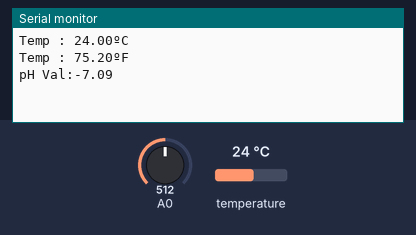
The sketch below on a simulated Arduino Uno, built with avr-gcc and run on an emulated ATmega328P. On the bench: the last lines printed to the serial monitor. Inputs (shaded band) come from the test bench; at power-on: temperature 24 °C, A0 = 512.

Above: at 1.5 s.
1.6 s: temperature set to 12 °C
3.1 s: A0 set to 716
4.6 s: temperature set to 19 °C
At 5.08 s:
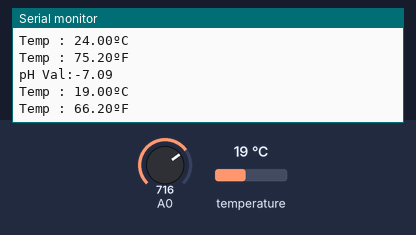
6.1 s: A0 set to 900
At 6.8 s:
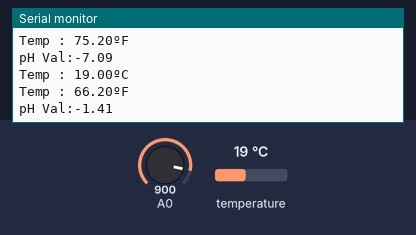

The sketch:

coral.ino
```cpp
#include <OneWire.h>
#include <DallasTemperature.h>

// GPIO where the DS18B20 is connected to
const int oneWireBus = 4;

// Setup a oneWire instance to communicate with any OneWire devices
OneWire oneWire(oneWireBus);

// Pass our oneWire reference to Dallas Temperature sensor
DallasTemperature sensors(&oneWire);


//pH Variables..............
float calibration_value = 21.34;
int phval = 0;
unsigned long int avgval;
int buffer_arr[10], temp;
//..........................
void setup() {
  // Start the Serial Monitor
  Serial.begin(115200);
  // Start the DS18B20 sensor
  sensors.begin();
}

void loop() {
  tempMeasure();
  pHMeasure();
  delay(3000);
}

void tempMeasure() {
  sensors.requestTemperatures(); //initialize request
  float temperatureC = sensors.getTempCByIndex(0);//This Function can mesure Celcius
  float temperatureF = sensors.getTempFByIndex(0);//This Function can mesure Faranhitee
  Serial.print("Temp : ");
  Serial.print(temperatureC);
  Serial.println("ºC");
  Serial.print("Temp : ");
  Serial.print(temperatureF);
  Serial.println("ºF");
}

void pHMeasure() {
  for (int i = 0; i < 10; i++)
  {
    buffer_arr[i] = analogRead(A0);
    delay(30);
  }
  for (int i = 0; i < 9; i++)
  {
    for (int j = i + 1; j < 10; j++)
    {
      if (buffer_arr[i] > buffer_arr[j])
      {
        temp = buffer_arr[i];
        buffer_arr[i] = buffer_arr[j];
        buffer_arr[j] = temp;
      }
    }
  }
  avgval = 0;
  for (int i = 2; i < 8; i++)
    avgval += buffer_arr[i];
  float volt = (float)avgval * 5.0 / 1024 / 6;
  float ph_act = (-5.70 * volt + calibration_value)*-1;
  Serial.print("pH Val:");
  Serial.println(ph_act);
}
```

Measured:
- after the input at 4.6 s, the serial monitor: prints a new line after 0.27 s (image 1)
